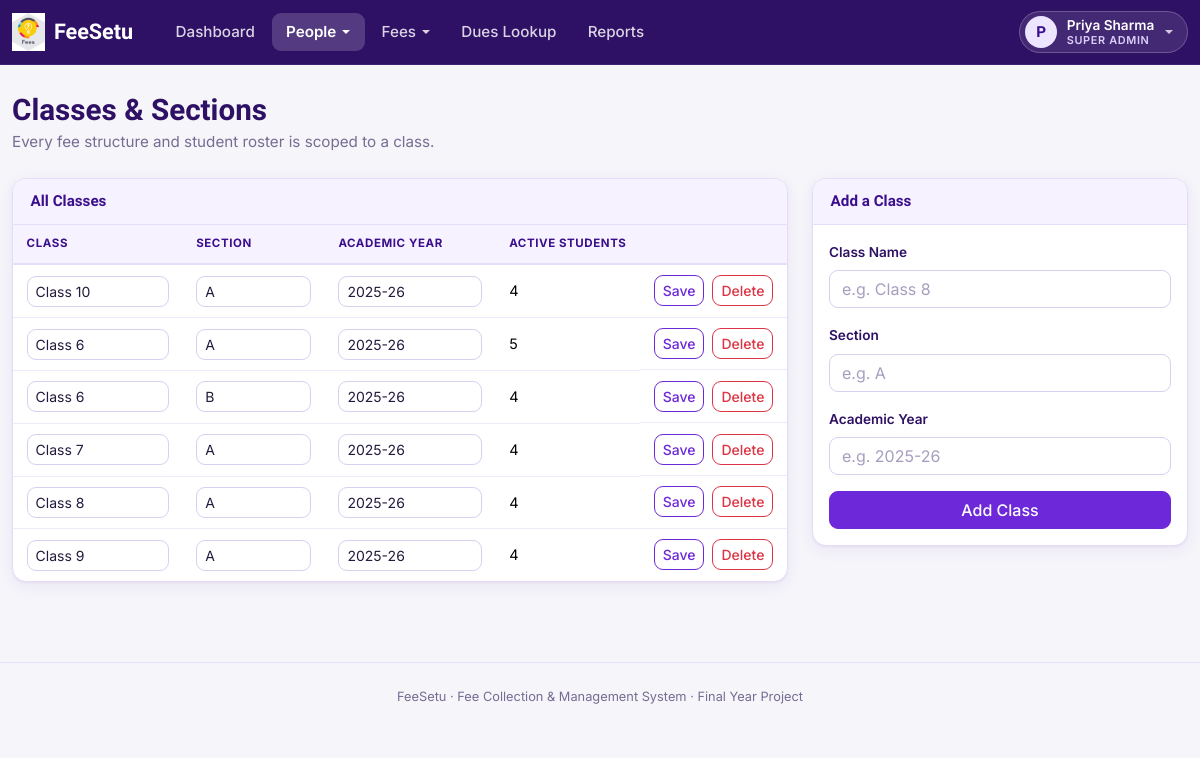
Screenshot of /index.php?route=admin/classes (signed in) with the database file from the repository.
### tables this page shows
CREATE TABLE classes (
    id             INT AUTO_INCREMENT PRIMARY KEY,
    name           VARCHAR(50) NOT NULL,
    section        VARCHAR(10) NOT NULL,
    academic_year  VARCHAR(9) NOT NULL,
    created_at     TIMESTAMP NOT NULL DEFAULT CURRENT_TIMESTAMP,
    UNIQUE KEY uq_class (name, section, academic_year)
);

### app/controllers/AdminController.php (called while the page is built, shortened)
<?php
require_once __DIR__ . '/../models/SchoolClass.php';
class AdminController
{
    public function classes(): void
    {
        $classes = SchoolClass::all();
        require __DIR__ . '/../views/admin/classes.php';
    }
}

### public/index.php (called while the page is built, shortened)
<?php
require_once __DIR__ . '/../core/helpers.php';
require_once __DIR__ . '/../core/Database.php';
require_once __DIR__ . '/../app/controllers/AdminController.php';
$router = new Router();
$router->get('login', fn() => (new AuthController())->showLogin());
$router->post('login', fn() => (new AuthController())->login());
$router->post('logout', fn() => (new AuthController())->logout());
$router->get('account/password', fn() => (new AccountController())->passwordForm());
$router->post('account/password', fn() => (new AccountController())->passwordUpdate());
$router->get('admin/dashboard', fn() => (new AdminController())->dashboard());
$router->get('admin/classes', fn() => (new AdminController())->classes());
$router->post('admin/classes/store', fn() => (new AdminController())->classStore());
$router->post('admin/classes/update', fn() => (new AdminController())->classUpdate());
$router->post('admin/classes/delete', fn() => (new AdminController())->classDelete());
$router->get('admin/students', fn() => (new AdminController())->students());
$router->post('admin/students/store', fn() => (new AdminController())->studentStore());
$router->get('admin/students/import', fn() => (new AdminController())->studentImportForm());
$router->post('admin/students/import', fn() => (new AdminController())->studentImport());
$router->get('admin/students/import/result', fn() => (new AdminController())->studentImportResult());
$router->get('admin/students/view', fn() => (new AdminController())->studentView());
$router->post('admin/students/status', fn() => (new AdminController())->studentStatus());
$router->get('admin/accountants', fn() => (new AdminController())->accountants());
$router->post('admin/accountants/store', fn() => (new AdminController())->accountantStore());
$router->post('admin/accountants/status', fn() => (new AdminController())->accountantStatus());
$router->get('accountant/dashboard', fn() => (new AccountantController())->dashboard());
$router->get('fee-heads', fn() => (new FeeController())->heads());
$router->post('fee-heads/store', fn() => (new FeeController())->headStore());
$router->post('fee-heads/update', fn() => (new FeeController())->headUpdate());
$router->post('fee-heads/delete', fn() => (new FeeController())->headDelete());
$router->get('fee-structures', fn() => (new FeeController())->structures());
$router->get('fee-structures/create', fn() => (new FeeController())->structureCreateForm());
$router->post('fee-structures/store', fn() => (new FeeController())->structureStore());
$router->get('fee-structures/view', fn() => (new FeeController())->structureView());
$router->post('fee-structures/status', fn() => (new FeeController())->structureStatus());
$router->get('dues', fn() => (new DuesController())->search());
$router->get('dues/view', fn() => (new DuesController())->view());
$router->post('dues/concession', fn() => (new DuesController())->concessionStore());
$router->get('payments/collect', fn() => (new PaymentController())->collectForm());
$router->post('payments/store', fn() => (new PaymentController())->store());
$router->get('payments/receipt', fn() => (new PaymentController())->receipt());
$router->get('payments/receipt/download', fn() => (new PaymentController())->receiptDownload());
$router->get('reports', fn() => (new ReportController())->index());
$router->get('student/dashboard', fn() => (new StudentController())->dashboard());
$router->get('student/dues', fn() => (new StudentController())->dues());
$router->get('student/history', fn() => (new StudentController())->history());
$route = $_GET['route'] ?? '';
$router->dispatch($_SERVER['REQUEST_METHOD'], $route);

### core/Router.php (called while the page is built, shortened)
<?php
class Router
{
    private array $routes = ['GET' => [], 'POST' => []];
    public function get(string $route, callable $handler): void
    {
        $this->routes['GET'][$route] = $handler;
    }
    public function post(string $route, callable $handler): void
    {
        $this->routes['POST'][$route] = $handler;
    }
    public function dispatch(string $method, string $route): void
    {
        $handler = $this->routes[$method][$route] ?? null;
        try {
            $handler();
        } catch (Throwable $e) {
            error_log($e->getMessage());
            http_response_code(500);
            require __DIR__ . '/../app/views/errors/500.php';
        }
    }
}

### core/Database.php (called while the page is built)
<?php
class Database
{
    private static ?PDO $instance = null;
    public static function connect(): PDO
    {
        if (self::$instance === null) {
            $config = require __DIR__ . '/../config/database.php';
            $dsn = sprintf(
                'mysql:host=%s;port=%d;dbname=%s;charset=%s',
                $config['host'],
                $config['port'],
                $config['database'],
                $config['charset']
            );
            self::$instance = new PDO($dsn, $config['username'], $config['password'], [
                PDO::ATTR_ERRMODE            => PDO::ERRMODE_EXCEPTION,
                PDO::ATTR_DEFAULT_FETCH_MODE => PDO::FETCH_ASSOC,
                PDO::ATTR_EMULATE_PREPARES   => false,
            ]);
        }
        return self::$instance;
    }
}

### app/models/SchoolClass.php (called while the page is built, shortened)
<?php
class SchoolClass
{
    public static function all(): array
    {
        $sql = 'SELECT c.*,
                       (SELECT COUNT(*) FROM students s WHERE s.class_id = c.id AND s.status = "active") AS student_count
                FROM classes c
                ORDER BY c.academic_year DESC, c.name, c.section';
        return Database::connect()->query($sql)->fetchAll();
    }
}

### core/helpers.php (called while the page is built, shortened)
<?php
function e(?string $value): string
{
    return htmlspecialchars($value ?? '', ENT_QUOTES, 'UTF-8');
}

### app/views/admin/classes.php (the view, shortened to what this page needs)
<?php require __DIR__ . '/../partials/header.php'; ?>
<?php require __DIR__ . '/../partials/navbar.php'; ?>
<h1 class="fs-page-title">Classes &amp; Sections</h1>
<p class="fs-page-sub">Every fee structure and student roster is scoped to a class.</p>
<div class="row g-4">
    <div class="col-lg-8">
        <div class="card">
            <div class="card-header">All Classes</div>
            <div class="table-responsive">
                <table class="table table-hover mb-0">
                    <thead><tr><th>Class</th><th>Section</th><th>Academic Year</th><th>Active Students</th><th></th></tr></thead>
                    <tbody>
                    <?php foreach ($classes as $c): ?>
                        <?php $editFormId = 'edit-class-' . (int)$c['id']; ?>
                        <tr>
                            <td style="min-width:130px;">
                                <input class="form-control form-control-sm" name="name" form="<?= $editFormId ?>" value="<?= e($c['name']) ?>" required>
                            </td>
                            <td style="min-width:90px;"><input class="form-control form-control-sm" name="section" form="<?= $editFormId ?>" value="<?= e($c['section']) ?>" required></td>
                            <td style="min-width:110px;"><input class="form-control form-control-sm" name="academic_year" form="<?= $editFormId ?>" value="<?= e($c['academic_year']) ?>" required></td>
                            <td><?= (int)$c['student_count'] ?></td>
                            <td class="d-flex gap-2">
                                <button type="submit" form="<?= $editFormId ?>" class="btn btn-sm btn-outline-primary">Save</button>
                                <form method="POST" action="/index.php?route=admin/classes/delete" onsubmit="return confirm('Delete this class?');">
                                    <button type="submit" class="btn btn-sm btn-outline-danger">Delete</button>
                                </form>
                            </td>
                        </tr>
                    <?php endforeach; ?>
                    </tbody>
                </table>
            </div>
        </div>
    </div>
    <div class="col-lg-4">
        <div class="card">
            <div class="card-header">Add a Class</div>
            <div class="card-body">
                <form method="POST" action="/index.php?route=admin/classes/store">
                    <div class="mb-3">
                        <label class="form-label">Class Name</label>
                        <input class="form-control" name="name" placeholder="e.g. Class 8" required>
                    </div>
                    <div class="mb-3">
                        <label class="form-label">Section</label>
                        <input class="form-control" name="section" placeholder="e.g. A" required>
                    </div>
                    <div class="mb-3">
                        <label class="form-label">Academic Year</label>
                        <input class="form-control" name="academic_year" placeholder="e.g. 2025-26" required>
                    </div>
                    <button type="submit" class="btn btn-primary w-100">Add Class</button>
                </form>
            </div>
        </div>
    </div>
</div>
<?php require __DIR__ . '/../partials/footer.php'; ?>

### public/assets/css/style.css (style rules this page uses)
:root { --fs-purple-950: #1E0A45; --fs-purple-900: #2E1065; --fs-purple-800: #3B0F8C; --fs-purple-700: #5B21B6; --fs-purple-600: #6D28D9; --fs-purple-500: #7C3AED; --fs-purple-400: #A78BFA; --fs-purple-200: #DDD0FB; --fs-purple-100: #EDE4FF; --fs-purple-50: #F7F2FF; --fs-yellow-500: #F5B301; --fs-yellow-400: #FBBF24; --fs-yellow-100: #FEF3C7; --fs-green-700: #15803D; --fs-green-600: #16A34A; --fs-green-100: #DCFCE7; --fs-red-700: #B91C1C; --fs-red-600: #DC2626; --fs-red-100: #FEE2E2; --fs-amber-700: #B45309; --fs-ink: #241A3D; --fs-body: #4B4160; --fs-muted: #776C92; --fs-border: #E6DDFB; --fs-bg: #F6F5FA; --fs-surface: #FFFFFF; --fs-radius: 14px; --fs-radius-sm: 9px; --fs-shadow: 0 1px 2px rgba(46, 16, 101, 0.05), 0 4px 16px rgba(76, 29, 149, 0.07); --fs-shadow-lg: 0 12px 32px rgba(46, 16, 101, 0.18); --bs-primary: #6D28D9; --bs-primary-rgb: 109, 40, 217; --bs-link-color: #6D28D9; --bs-link-color-rgb: 109, 40, 217; --bs-link-hover-color: #3B0F8C; --bs-link-hover-color-rgb: 59, 15, 140; --bs-body-color: #4B4160; --bs-border-color: #E6DDFB; --bs-focus-ring-color: rgba(124, 58, 237, 0.2); }
* { box-sizing: border-box; }
body { background: var(--fs-bg); color: var(--fs-body); font-family: 'Inter', -apple-system, BlinkMacSystemFont, 'Segoe UI', sans-serif; font-size: 0.95rem; -webkit-font-smoothing: antialiased; }
h1, h2, h3, h4, h5, .brand-font { font-family: 'Baloo 2', 'Inter', sans-serif; color: var(--fs-purple-900); font-weight: 600; }
.fs-page-title { margin-bottom: 0.15rem; font-size: 1.85rem; }
.fs-page-sub { color: var(--fs-muted); margin-bottom: 1.5rem; }
.card, .fs-card { background: var(--fs-surface); border: 1px solid var(--fs-border); border-radius: var(--fs-radius); box-shadow: var(--fs-shadow); }
.card-header, .fs-card-header { background: var(--fs-purple-50); border-bottom: 1px solid var(--fs-border); border-radius: var(--fs-radius) var(--fs-radius) 0 0 !important; font-family: 'Baloo 2', sans-serif; font-weight: 600; color: var(--fs-purple-800); padding: 0.7rem 1.1rem; }
.btn { border-radius: var(--fs-radius-sm); font-weight: 500; }
.btn-primary { --bs-btn-bg: var(--fs-purple-600); --bs-btn-border-color: var(--fs-purple-600); --bs-btn-hover-bg: var(--fs-purple-700); --bs-btn-hover-border-color: var(--fs-purple-700); --bs-btn-active-bg: var(--fs-purple-800); --bs-btn-active-border-color: var(--fs-purple-800); --bs-btn-disabled-bg: var(--fs-purple-400); --bs-btn-disabled-border-color: var(--fs-purple-400); --bs-btn-focus-shadow-rgb: 124, 58, 237; }
.btn-outline-primary { --bs-btn-color: var(--fs-purple-600); --bs-btn-border-color: var(--fs-purple-600); --bs-btn-hover-bg: var(--fs-purple-600); --bs-btn-hover-border-color: var(--fs-purple-600); --bs-btn-active-bg: var(--fs-purple-700); --bs-btn-active-border-color: var(--fs-purple-700); --bs-btn-focus-shadow-rgb: 124, 58, 237; }
.table { --bs-table-bg: transparent; --bs-table-hover-bg: var(--fs-purple-50); --bs-table-border-color: #EFE9FB; font-size: 0.9rem; color: var(--fs-body); }
.table > :not(caption) > * > * { padding: 0.65rem 0.85rem; }
.table thead th { background: var(--fs-purple-50); color: var(--fs-purple-800); font-size: 0.72rem; text-transform: uppercase; letter-spacing: 0.05em; font-weight: 700; border-bottom: 2px solid var(--fs-border); }
.table td, .table th { vertical-align: middle; }
.table-responsive .table th, .table-responsive .table td { white-space: nowrap; }
.table-responsive { border-radius: 0 0 var(--fs-radius) var(--fs-radius); }
.table-responsive > .table > tbody > tr:last-child > * { border-bottom: 0; }
.form-label { font-weight: 600; color: var(--fs-purple-900); font-size: 0.85rem; }
.form-control, .form-select { border-color: #D9CFF0; border-radius: var(--fs-radius-sm); color: var(--fs-ink); }
.form-control::placeholder { color: #A79EBF; }

### rows the page displays
classes: name "Class 10", section "A", academic_year "2025-26", student_count "4"
classes: name "Class 6", section "A", academic_year "2025-26", student_count "5"
classes: name "Class 6", section "B", academic_year "2025-26", student_count "4"
classes: name "Class 7", section "A", academic_year "2025-26", student_count "4"
classes: name "Class 8", section "A", academic_year "2025-26", student_count "4"
classes: name "Class 9", section "A", academic_year "2025-26", student_count "4"

### other values shown
$item "Dashboard"
$item['label'] "People"
$item['label'] "Fees"
$item "Dues Lookup"
$item "Reports"
$initial "P"
$userName "Priya Sharma"
$roleLabel "SUPER ADMIN"
